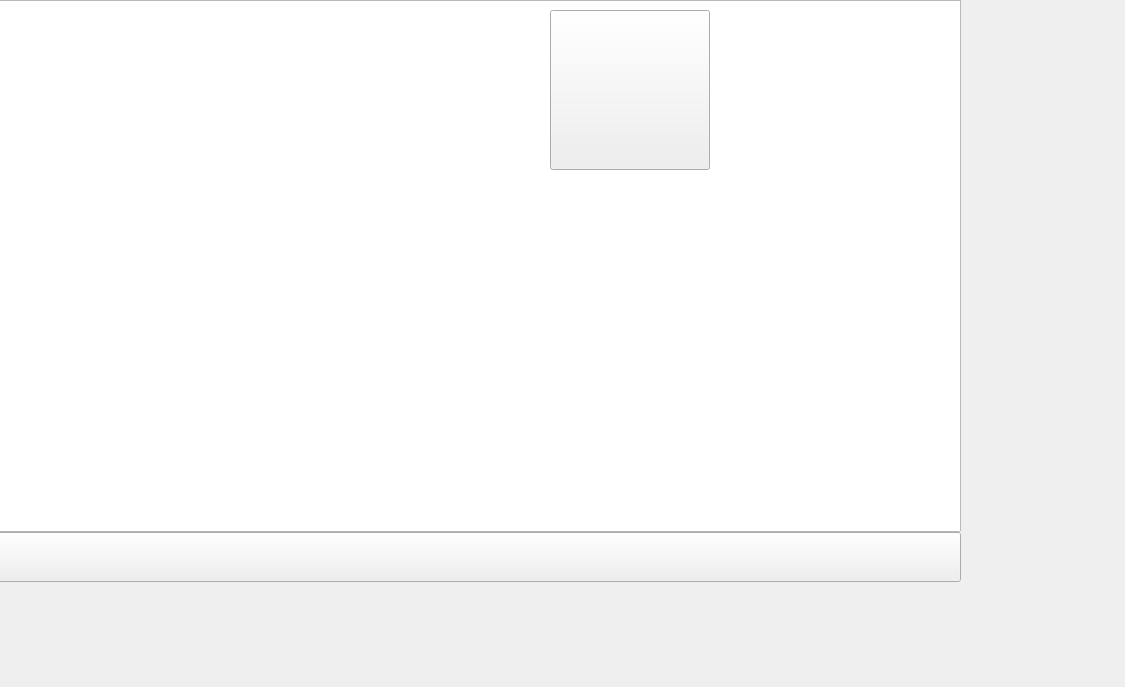
<?xml version="1.0" encoding="UTF-8"?>
<ui version="4.0">
 <class>Change</class>
 <widget class="QWidget" name="Change">
  <property name="geometry">
   <rect>
    <x>0</x>
    <y>0</y>
    <width>1125</width>
    <height>687</height>
   </rect>
  </property>
  <property name="windowTitle">
   <string>Form</string>
  </property>
  <widget class="HeadSearch" name="headSearch" native="true">
   <property name="geometry">
    <rect>
     <x>621</x>
     <y>9</y>
     <width>291</width>
     <height>40</height>
    </rect>
   </property>
   <property name="minimumSize">
    <size>
     <width>0</width>
     <height>40</height>
    </size>
   </property>
   <property name="maximumSize">
    <size>
     <width>16777215</width>
     <height>40</height>
    </size>
   </property>
  </widget>
  <widget class="QWidget" name="widget" native="true">
   <property name="geometry">
    <rect>
     <x>-50</x>
     <y>0</y>
     <width>1011</width>
     <height>582</height>
    </rect>
   </property>
   <layout class="QGridLayout" name="gridLayout">
    <property name="leftMargin">
     <number>0</number>
    </property>
    <property name="topMargin">
     <number>0</number>
    </property>
    <property name="rightMargin">
     <number>0</number>
    </property>
    <property name="bottomMargin">
     <number>0</number>
    </property>
    <property name="spacing">
     <number>0</number>
    </property>
    <item row="3" column="0">
     <widget class="TableWidgetDropFile" name="table">
      <property name="sizePolicy">
       <sizepolicy hsizetype="Expanding" vsizetype="Expanding">
        <horstretch>0</horstretch>
        <verstretch>0</verstretch>
       </sizepolicy>
      </property>
      <property name="styleSheet">
       <string notr="true"/>
      </property>
      <property name="verticalScrollMode">
       <enum>QAbstractItemView::ScrollPerPixel</enum>
      </property>
     </widget>
    </item>
    <item row="4" column="0">
     <widget class="QPushButton" name="pushButton">
      <property name="minimumSize">
       <size>
        <width>0</width>
        <height>50</height>
       </size>
      </property>
      <property name="maximumSize">
       <size>
        <width>16777215</width>
        <height>50</height>
       </size>
      </property>
      <property name="text">
       <string/>
      </property>
     </widget>
    </item>
   </layout>
  </widget>
  <widget class="QPushButton" name="selectFile">
   <property name="geometry">
    <rect>
     <x>550</x>
     <y>10</y>
     <width>160</width>
     <height>160</height>
    </rect>
   </property>
   <property name="minimumSize">
    <size>
     <width>160</width>
     <height>160</height>
    </size>
   </property>
   <property name="maximumSize">
    <size>
     <width>160</width>
     <height>160</height>
    </size>
   </property>
   <property name="cursor">
    <cursorShape>PointingHandCursor</cursorShape>
   </property>
   <property name="styleSheet">
    <string notr="true"/>
   </property>
   <property name="text">
    <string/>
   </property>
  </widget>
  <zorder>widget</zorder>
  <zorder>headSearch</zorder>
  <zorder>selectFile</zorder>
 </widget>
 <customwidgets>
  <customwidget>
   <class>TableWidgetDropFile</class>
   <extends>QTableWidget</extends>
   <header>common/tablewidgetdropfile.h</header>
  </customwidget>
  <customwidget>
   <class>HeadSearch</class>
   <extends>QWidget</extends>
   <header>view/headsearch.h</header>
   <container>1</container>
  </customwidget>
 </customwidgets>
 <resources/>
 <connections/>
</ui>
